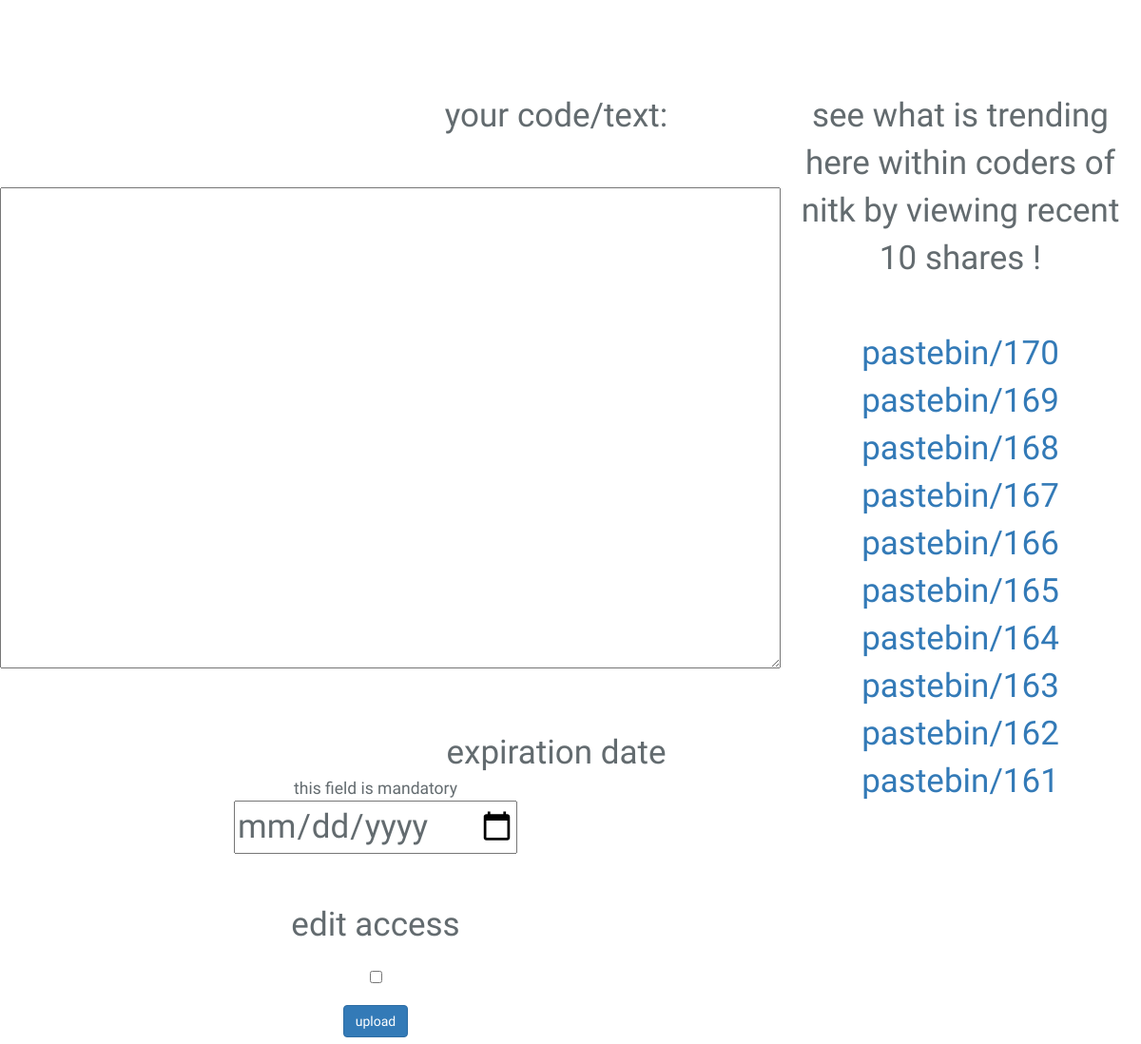
The app's page /pastebin/main_page/ (lower part), older data.
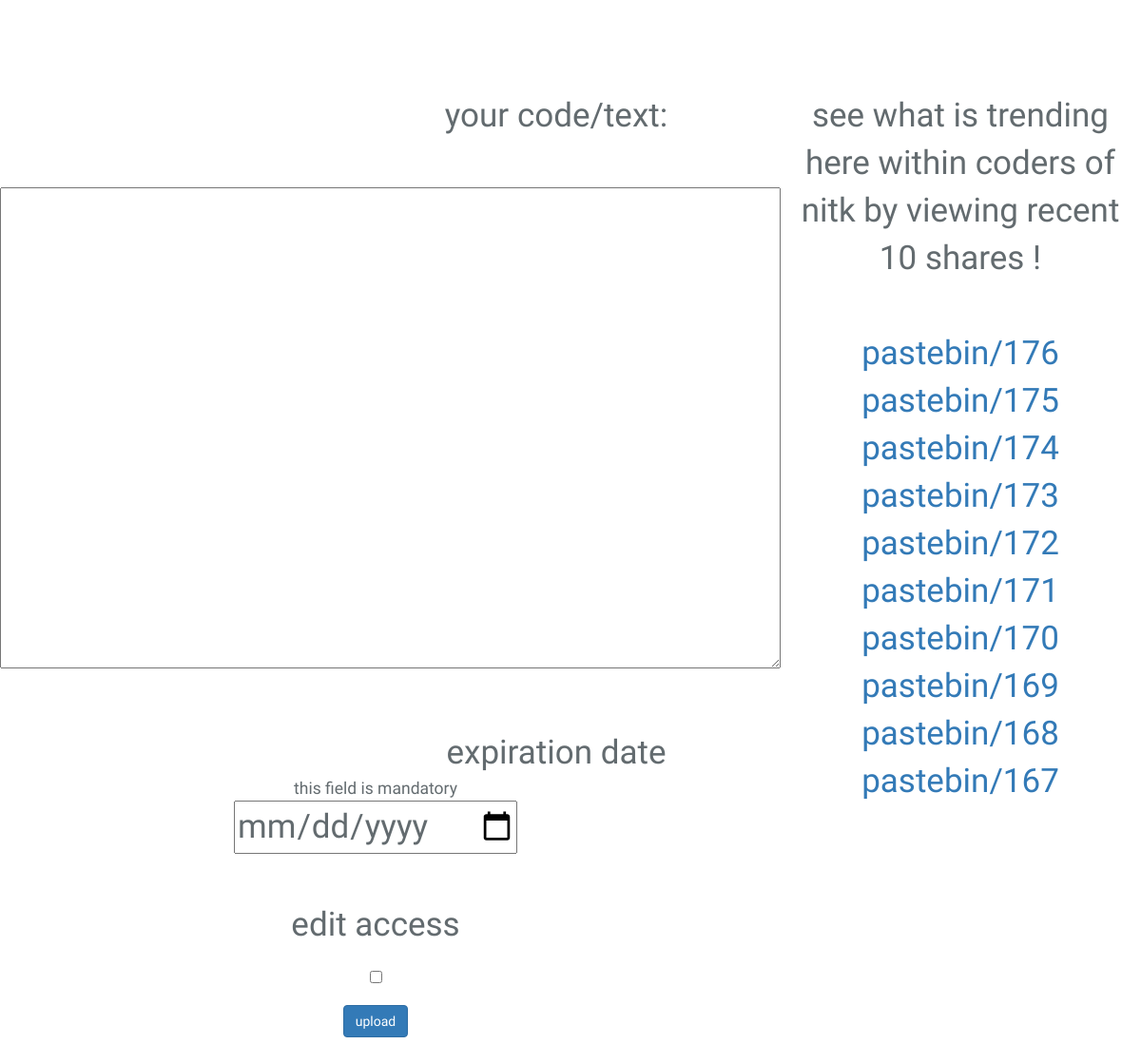
The same page, newer data.
### pastebin/models.py (models this page shows)
class paste(models.Model):
    content = RichTextField(max_length=1000000)
    url = models.AutoField(primary_key=True)
    expiration_date= models.DateField(blank=True, null=True)
    editable = models.BooleanField(default=False)

### pastebin/views.py (the view, shortened to what this page needs)
def main_page(request):
    form=input()
    mypaste=paste.objects.all()
    mypaste = sorted(mypaste,key=lambda x:x.url,reverse=True)
    return render(request,"pastebin/paste.html",{"form":form ,"mypaste":mypaste[:10]})

### pastebin/forms.py
class input(forms.ModelForm):
    url = models.AutoField(primary_key=True)
    class Meta:
        model = paste
        fields= '__all__'

### pastebin/templates/pastebin/paste.html (shortened to what this page needs)
{% extends "pastebin/base.html" %}
{% block main_content %}
{% load staticfiles %}    <body>
 <link rel="stylesheet" type="text/css" href="{% static "/pastebin/prism.css" %}">
 {% load static %}
    <br><br>
<div class="row">
    <div class="col-sm-8">
            <form class="form-horizontal" action="/pastebin/main_page/" method="POST">
<br>
        <div class="container" style="margin-right: 3em;font-family:Amethysta"  >
            your code/text: </div><br> {{form.media}}{{form.content }}<br><br>
            <div class="container"  style="font-family:Amethysta">expiration date</div><div style="font-size: .5em;font-family:Amethysta">this field is mandatory</div>
            <div class="form-row">
                <input type="date" class="hide-replaced" name="date" />
            </div>
            <br>
           <div>edit access</div>
           {{form.editable}}
<br>
                <input class="btn btn-primary" type="submit" value="upload">
            </form>
    </div>
    <br>
    <div class="col-sm-4"><div class="container-fluid" style="font-family:Amethysta">see what is trending here within coders of nitk by viewing recent 10 shares !</div>
    <br>
          {% for items in mypaste %}
         <a href="/pastebin/{{items.url}}"> pastebin/{{items.url}}</a> <br>
          {% endfor %}</div>
</div>
    </div>
   {% endblock %}

Row changes from the older to the newer data that the page shows:
no longer on this page (row unchanged): paste: url "166"
no longer on this page (row unchanged): paste: url "165"
no longer on this page (row unchanged): paste: url "164"
no longer on this page (row unchanged): paste: url "163"
no longer on this page (row unchanged): paste: url "162"
no longer on this page (row unchanged): paste: url "161"
added paste: url "176"
added paste: url "175"
added paste: url "174"
added paste: url "173"
added paste: url "172"
added paste: url "171"
